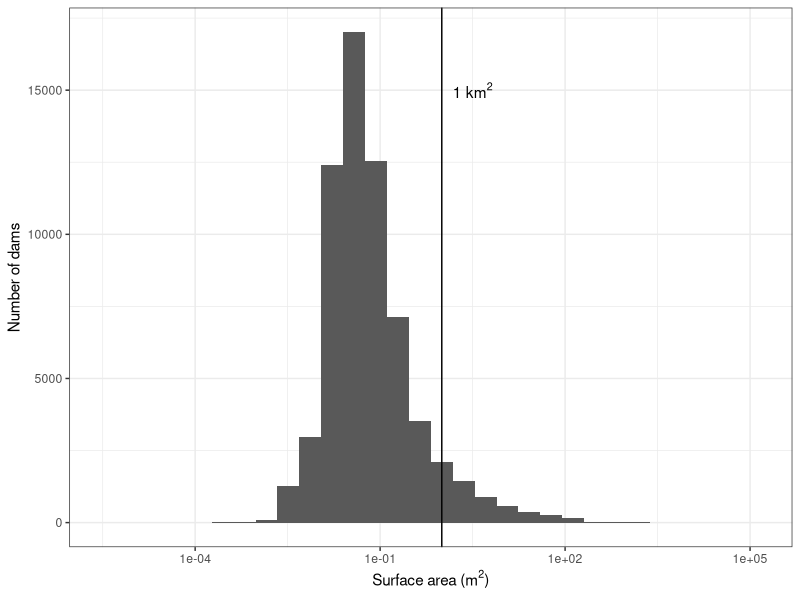

Here is the R script that generated this plot:
## ---- chunk 1
knitr::opts_chunk$set(echo = TRUE)
## ---- chunk 2
library(tidyverse)
library(reshape2)
library(zoo)

# facts about FCR
dams <- read_csv("./Data/NID_YearCompleted_SurfaceArea_State.csv") %>% 
  rename(SURFACE_AREA = "SURFACE_AREA (acres)") %>% 
  filter(SURFACE_AREA != 0)

dam_facts <- dams %>%
  summarize(med_start_year = median(YEAR_COMPLETED, na.rm = T),
            mean_start_year = mean(YEAR_COMPLETED, na.rm = T),
            med_area_km2 = median(SURFACE_AREA/247.1, na.rm = T),# dividing by 247 converts from acres to km2
            mean_area_km2 = mean(SURFACE_AREA/247.1, na.rm = T),
            max_start_year = max(YEAR_COMPLETED, na.rm = T),
            min_start_year = min(YEAR_COMPLETED, na.rm = T),
            max_area_km2 = max(SURFACE_AREA/247.1, na.rm = T),
            min_area_km2 = min(SURFACE_AREA/247.1, na.rm = T))

quantile(dams$SURFACE_AREA/247.1, probs=seq(.925,.926,0.0001))
#92.5% of dams in the US are 1 km2 or smaller

label = data.frame(x = 1.5, y = 15000, label = as.character(as.expression(paste("1  km^{2}"))))
jpeg("./Figs/NID_histogram.jpg",res=300,width = 3, height=3, units = "in")
dams%>%
  ggplot(aes(x = SURFACE_AREA/247))+
  geom_histogram()+
  geom_vline(xintercept=1)+
  scale_x_log10()+
  theme_bw()+
  xlab(expression(paste("Surface area (", m^{2},")")))+
  ylab("Number of dams")+
  annotate(x = 1.5, y = 15000, label = expression(paste("1 ", km^{2})), hjust = "left", geom = "text")
dev.off()
